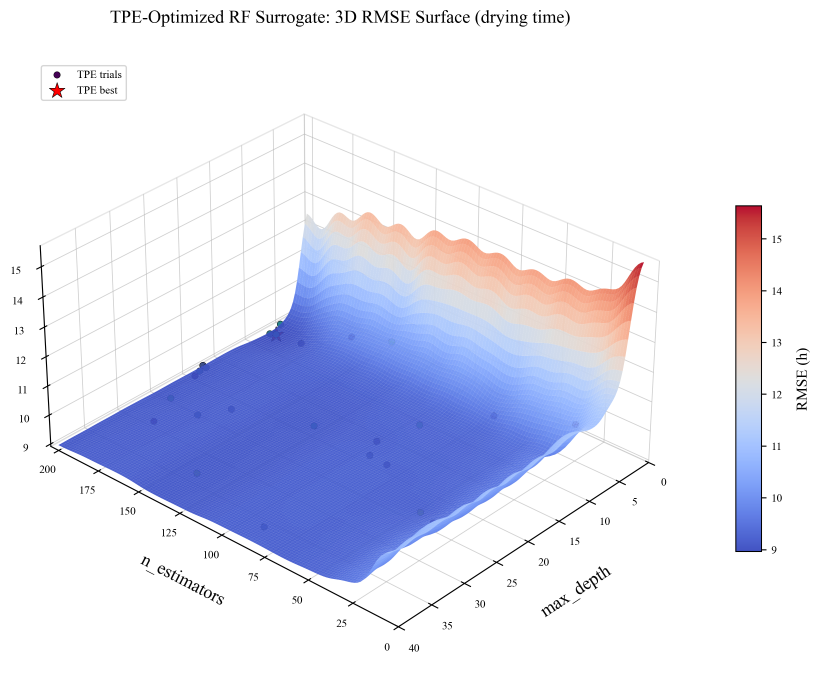
#> input picture MMA/output/rf_tpe_surface_replica.png, 2460 x 2073 px (shown at 1/3 size)
$ python fig_tpe_surface_cn.py
#> lines starting #> are read from the running program, lines starting #| are printed output that depends on the picture
# -*- coding: utf-8 -*-
"""把 rf_tpe_surface_replica.png 的英文标注换成中文，其余像素逐位不变。

原图的生成脚本已不在仓库里（只剩 PNG），无法重新出图，故采用覆盖法：

    ① 在原图的像素数组上，把每处英文所在矩形直接填白（numpy 赋值，不经重采样）；
    ② 另起一张同尺寸、背景全透明的画布，只画中文标注；
    ③ 按 alpha 把中文图层合成到原图上。

这样文字区以外的像素与原图**逐位相同**——用 imshow + savefig 的写法会引入
半像素重采样，实测会改动 51 万个文字区外的像素。

各文字的矩形范围由连通域扫描原图得到。凡是与刻度数字共处一区的地方（x 轴标签与
刻度 "100"），把抹白区分成两块绕开数字，见下方注释。

输出：rf_tpe_surface_cn.png（原图 rf_tpe_surface_replica.png 不动）
"""
import os

import numpy as np
import matplotlib
matplotlib.use('Agg')
import matplotlib.pyplot as plt
from matplotlib.patches import Rectangle

HERE = os.path.dirname(os.path.abspath(__file__))
os.chdir(HERE)

SRC = 'rf_tpe_surface_replica.png'
DST = 'rf_tpe_surface_cn.png'
DPI = 200                                  # 与源图同为 2460x2073 像素

# SimSun 与原图的衬线拉丁字形最接近；Latin 也用同一字体，保证同一条标注内一致
plt.rcParams.update({
    'font.family': 'sans-serif',
    'font.sans-serif': ['SimSun', 'Microsoft YaHei', 'SimHei', 'DejaVu Sans'],
    'axes.unicode_minus': False,
})

# 需要抹白的矩形 (y0, y1, x0, x1)，坐标即像素
RECTS = [
    (16, 96, 300, 1742),        # 标题
    (206, 240, 228, 372),       # 图例第 1 行
    (252, 286, 228, 350),       # 图例第 2 行
    (1662, 1825, 412, 606),     # x 轴标签左段
    (1678, 1825, 606, 682),     # x 轴标签右段（上边界下移，绕开刻度 "100"）
    (1698, 1862, 1612, 1848),   # y 轴标签（上边界下移，绕开刻度 "15"）
    (1012, 1268, 2378, 2440),   # 色条标签
]

# 中文标注 (x, y, 文字, 字号, 水平对齐, 旋转)
LABELS = [
    (1020, 55, 'TPE 优化的随机森林代理模型：干燥时长 RMSE 三维曲面', 17.0, 'center', 0),
    (240, 222, 'TPE 试验点', 9.5, 'left', 0),
    (240, 269, 'TPE 最优点', 9.5, 'left', 0),
    (475, 1740, '决策树数量', 12.0, 'center', -25),
    (1725, 1762, '最大深度', 12.0, 'center', 20),
    (2412, 1140, '均方根误差（h）', 11.0, 'center', 90),
]


def main():
    src = plt.imread(SRC)
#> src is the input picture: shape (2073, 2460, 4) float32; mean R, G, B, A 0.88, 0.892, 0.947, 1
    H, W = src.shape[:2]
#> H = 2073; W = 2460
    rgb = src[..., :3].copy()

    # ---- ① 直接抹白（numpy 赋值，不经任何重采样）----
    for y0, y1, x0, x1 in RECTS:
        rgb[y0:y1, x0:x1] = 1.0

    # ---- ② 透明画布上只画中文 ----
    fig = plt.figure(figsize=(W / float(DPI), H / float(DPI)), dpi=DPI)
    fig.patch.set_alpha(0.0)
    ax = fig.add_axes([0, 0, 1, 1])
    ax.patch.set_alpha(0.0)
    ax.set_xlim(0, W)
    ax.set_ylim(H, 0)                      # y 向下，与像素坐标一致
    ax.axis('off')
    for x, y, txt, fs, ha, rot in LABELS:
        ax.text(x, y, txt, fontsize=fs, ha=ha, va='center', rotation=rot,
                rotation_mode='anchor', color='black', zorder=5)
    fig.savefig('_overlay.png', transparent=True)
    plt.close(fig)

    # ---- ③ 按 alpha 合成 ----
    ov = plt.imread('_overlay.png')
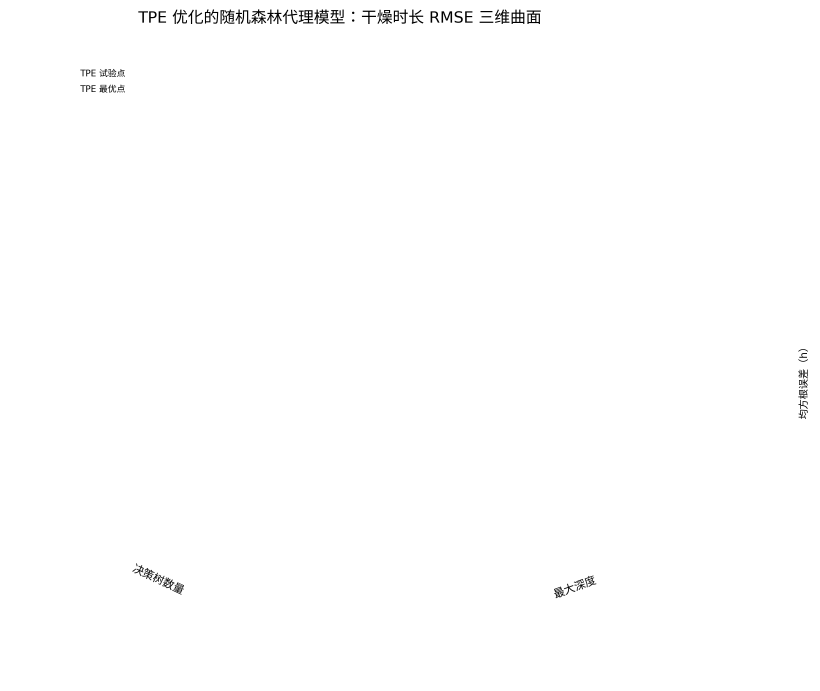
#> ov: shape (2073, 2460, 4) float32 (shown at 1/3 size); mean R, G, B, A 0.994, 0.994, 0.994, 0.00419; transparent parts drawn white
    a = ov[..., 3:4] if ov.shape[2] == 4 else np.ones(ov.shape[:2] + (1,))
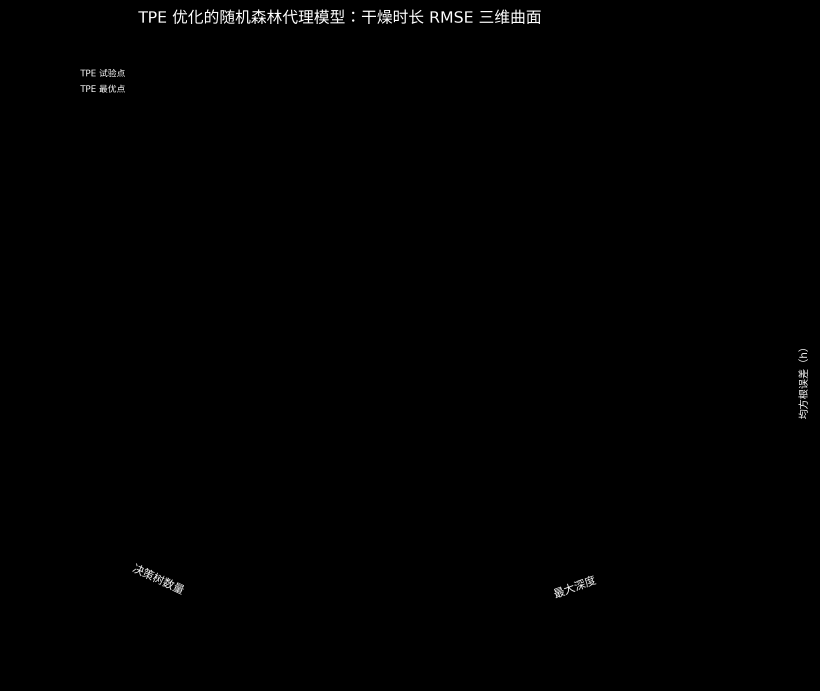
#> a: shape (2073, 2460, 1) float32 (shown at 1/3 size); min 0, max 1, mean 0.00419
    out = rgb * (1.0 - a) + ov[..., :3] * a
    out = np.clip(out, 0.0, 1.0)
    if src.shape[2] == 4:
        out = np.dstack([out, np.ones((H, W, 1))])
#> out: shape (2073, 2460, 4) float64

    plt.imsave(DST, out)
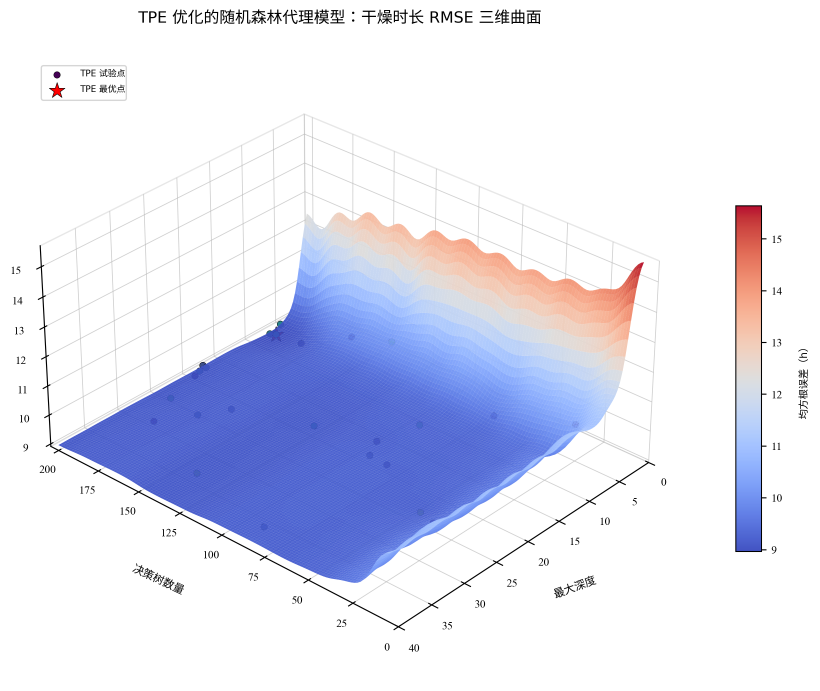
#> saved as rf_tpe_surface_cn.png: shape (2073, 2460, 3) (shown at 1/3 size); mean R, G, B 225, 227.3, 242.9
    os.remove('_overlay.png')
    print('saved:', DST)


if __name__ == '__main__':
    main()
